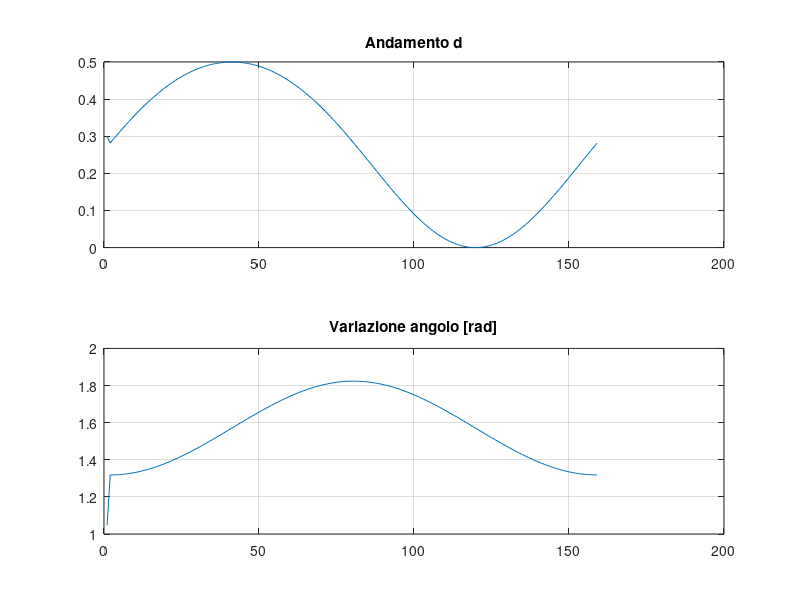
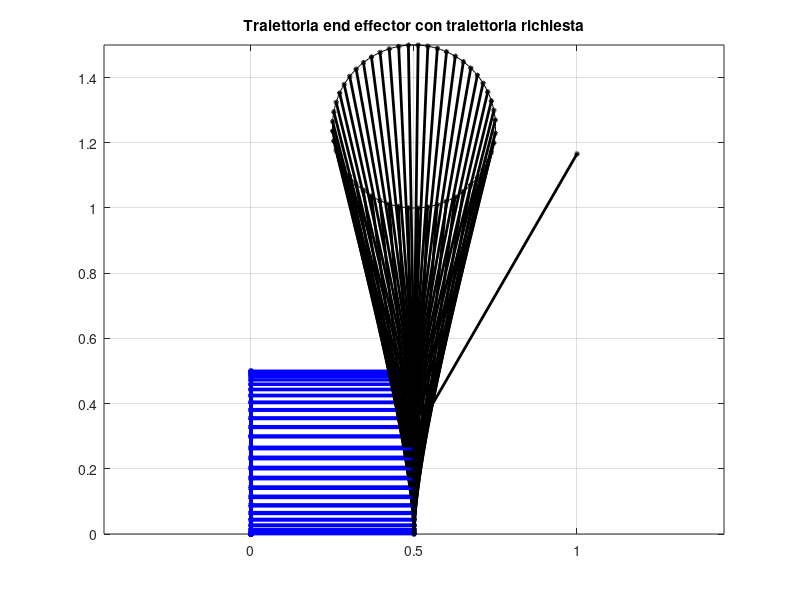

Recreate these plots in MATLAB, in order. (Note: this script raises an error after producing the figures.)
clear all
% Algoritmo cinematica inversa

% Si richiede di implementare l'algoritmo
% di Newton che risolva la cinematica inversa del punto quando l'EE
% percorre la traiettoria C := (x+xc)^2+(z+zc)^2-r^2 = 0;
% xc = a1; zc = (a2 + r); r = 1/4 [u:m].
% a1=0.5; a2=1

% Traiettoria richiesta
phi=0:0.04:2*pi;
x=0.5+0.25*cos(phi);
z=5/4+0.25*sin(phi);

% Valori di partenza End Effector
d_0=0.3;
alfa_0=pi/3;

% Matrice di partenza per il calcolo
q_0=[d_0; alfa_0];
andamento=q_0;

% Errore di approssimazione
errore_minimo=10^(-12);

for i=1:length(z)
    % Inizializzo l'errore iniziale
    deltx=[1;1];
    % Calcolo per iterazioni
    while norm(deltx)>=norm(errore_minimo)
        
        % Valuto la posizione del punto dell'end effector rispetto a quella
        % voluta
        f1=x(i)-(0.5+cos(q_0(2)));
        f2=z(i)-(q_0(1)+sin(q_0(2)));
        F=[f1;f2];
        
        J11=0;
        J12=sin(q_0(2));
        J21=-1;
        J22=-cos(q_0(2));
        J=[J11 J12;
            J21 J22];
        % Calcolo il delta
        deltx=-(J\F);
        % Aggiorno il valore dei punti di partenza per l'iterazione
        % successiva
        q_0=q_0+deltx;    
    end
    % Memorizzo la posizione d e l'angolo tra il braccio 2 e 1
    andamento(:,i+1)=q_0;

end

% Calcolo movimento braccio
% Dimenzione bracci
a1=0.5;
a2=1;


num_punti=length(andamento(1,:));
traiettoria=length(x);

% Stampo la lunghezza del braccio d e angolo tra braccio 2 e 3 
figure(4)
subplot(2,1,1)
plot(1:num_punti,andamento(1,:)),grid on,title('Andamento d')
subplot(2,1,2)
plot(1:num_punti,andamento(2,:)),grid on,title('Variazione angolo [rad]')

% Verifica che la posizione richiesta sia la stessa seguita dall'end
% effector
rx=a1+a2*cos(andamento(2,:));
rz=andamento(1,:)+a2*sin(andamento(2,:));

for i=2:traiettoria
    figure(10)
    plot([x(1:i-1),x(i)],[z(1:i-1),z(i)],'k-'),grid on,title('Traiettoria end effector con traiettoria richiesta');
    hold
    
end

for i=1:3:num_punti
figure(10)
    X0 = [0 0];
    Z0 = [0 0];
    x0 = 0; z0=andamento(1,i);
    X1 = [0 x0];
    Z1 = [0 z0];
    x2 = a1; z2=andamento(1,i);
    X2 = [x0 x2];
    Z2 = [z0 z2]; 
    x3 = a1+a2*cos(andamento(2,i)); z3 =andamento(1,i)+a2*sin(andamento(2,i));
    X3 = [x2 x3];
    Z3 = [z2 z3];
Coords= line(X1, Z1,'LineWidth',2,'Color','blue','Marker','o','MarkerSize',2,'MarkerFaceColor','blue');
Coords= line(X2, Z2,'LineWidth',2,'Color','blue','Marker','o','MarkerSize',2,'MarkerFaceColor','blue');
Coords= line(X3, Z3,'LineWidth',2,'Color','k','Marker','o','MarkerSize',2,'MarkerFaceColor','k');
 pause(.3)
  pause on
end
grid on
  axis('equal');
  drawnow

% Calcolo Matrici rototraslazione
syms d theta a1 a2

DH=[
    pi/2, a1, d 0;
    0, a2 0 theta
    ];

A=Calcolo_denavit(DH);

A_02=eye(4,4)*A(:,:,1)*A(:,:,2);
disp('Matrice A_01')
disp(A(:,:,1))
disp('Matrice A_12')
disp(A(:,:,2))
disp('Matrice A_02')
disp(A_02)